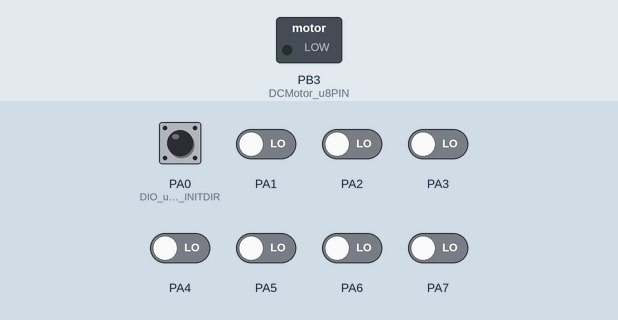
Simulated run of this program. Board: ATmega32, built with avr-gcc and emulated at 4 MHz. Parts: switched loads named in the program (green lamp = pin HIGH). Inputs (shaded band) come from the test bench; at power-on: PA0 (DIO_u8PIN0_INITDIR), PA1–7 LOW.

Above: at 1.2 s.
1.3 s: PA0 (DIO_u8PIN0_INITDIR) driven HIGH and PA1 driven HIGH
At 1.8 s:
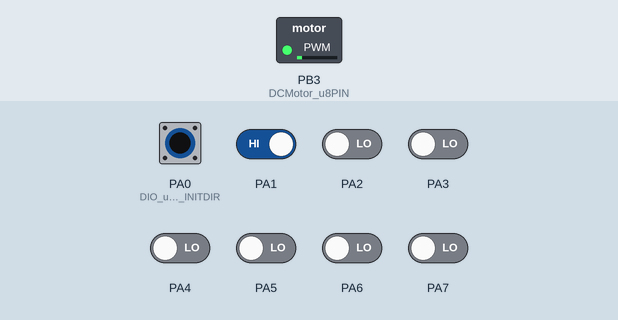
2.8 s: PA0 (DIO_u8PIN0_INITDIR) pulsed LOW 5 times (0.12 s each, 0.3 s apart)
At 3.37 s:
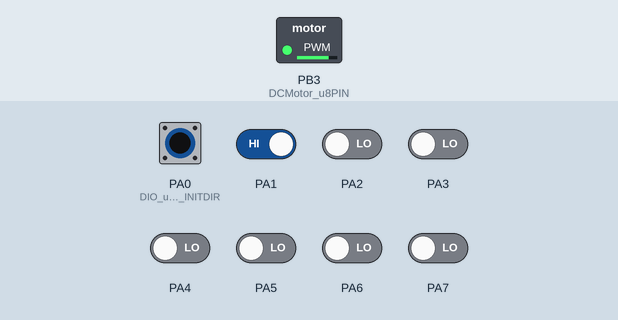
At 4.7 s:
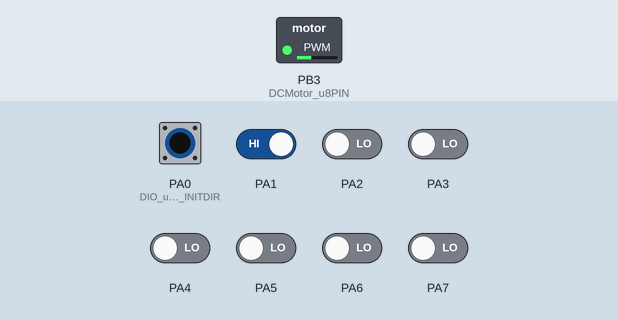
Timing chart, 0 to 6.2 s (numbered marks = the images above; inputs shaded):
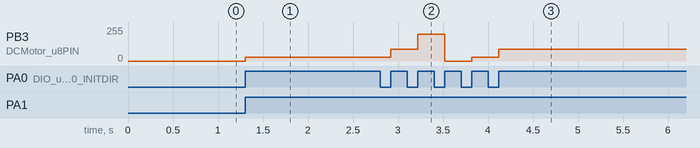

The program:

Main.c
```c
#include "Types.h"
#include "DIO_interface.h"
#include "TACTILE_interface.h"
#include"PWM_interface.h"
#include "DCMotor_interface.h"
#define SW1 1
#define SW2 2
#define FALSE 0
#define TRUE 1
#define RIGHT_DIR 0
#define LEFT_DIR 1
#define NULL 5
#define ON 1


 int main(void)
 {


u8 Local_u8SwCounter= 0;
u8 Local_u8Sw1Value,Local_u8Sw2Value,Flag1= FALSE,Flag2 = FALSE,State=0;
DIO_voidInit();
TACTILE_voidInit();
PWM_init();
DCMotor_voidInit();


 while(1)
 {
///////////////////////////////System State/////////////////////////////////////////
	 TACTILE_u8GetButtonState(SW2,&Local_u8Sw2Value);// Check the System Switch
	 if(Local_u8Sw2Value == PRESSED && Flag2 == FALSE)
	 {
		 Flag2 = TRUE;
		 State = ! State; // Toggle the System State ON or OFF
	 }
	 else if(Local_u8Sw2Value == RELEASED)
	 	 {
	 		 Flag2 = FALSE;
	 	 }
////////////////////////////////System Speed////////////////////////////////////////
	 if(State == ON)
	 {
	 TACTILE_u8GetButtonState(SW1,&Local_u8Sw1Value);// Check the System Speed
		 if(Local_u8Sw1Value == PRESSED && Flag1 == FALSE)
		 {
			 Flag1 = TRUE;

			 Local_u8SwCounter++;
			 if(Local_u8SwCounter == 4)
			 {
				 Local_u8SwCounter=0;

			 }
		 }
		 else if(Local_u8Sw1Value == RELEASED)
		 {
			 Flag1 = FALSE;

		 }
		 switch(Local_u8SwCounter)
		 {
		 case 0:
			 DCMotor_voidOff();
			 break;
		 case 1:
			 DCMotor_voidChangeSpeed(0);
			 break;
		 case 2:
			 DCMotor_voidChangeSpeed(1);

					 break;
		 case 3:
			 DCMotor_voidChangeSpeed(2);

						 break;
		 default :
			 break;

		 }

 }
/////////////////////////////////////////////////////////////////////////////////////////
	 else
	 {
		 DCMotor_voidOff();

	 }
 }
 return 0;
 }
```

DCMotor_interface.h
```c
/*
 * DCMotor_interface.h
 *
 *  Created on: Mar 30, 2016
 *      Author: LENOVO
 */

#ifndef _DCMOTOR_INTERFACE_H_
#define _DCMOTOR_INTERFACE_H_


extern void DCMotor_voidOn(void);

extern void DCMotor_voidOff(void);

extern void DCMotor_voidChangeSpeed(u8 copy_u8Speed);

extern void DCMotor_voidInit(void);

#endif /* DCMOTOR_INTERFACE_H_ */
```

DCMotor_prog.c
```c
/*
 * DCMotor_prog.c
 *
 *  Created on: Mar 30, 2016
 *      Author: LENOVO
 */

#include"types.h"
#include"DCMotor_config.h"
#include"DCMotor_private.h"
#include"DCMotor_interface.h"
#include"PWM_interface.h"

static u8 DCMotor_u8Speedflag;

const static  u8 DCMotor_ArrayOfSpeeds[3] = { DCMotor_SPEED1, DCMotor_SPEED2, DCMotor_SPEED3 };

extern void DCMotor_voidInit(void)
{
	DCMotor_u8Speedflag = DCMotor_INITSPEED;
#if DCMotor_INITSTATE == DCMotor_OFF
	PWM_Set_Duty_Cycle(DCMotor_OFF);

#elif DCMotor_INITSTATE == DCMotor_ON
	PWM_Set_Duty_Cycle(DCMotor_ArrayOfSpeeds[DCMotor_u8Speedflag]);

#endif
}

extern void DCMotor_voidOn(void)
{
	PWM_Set_Duty_Cycle(DCMotor_ArrayOfSpeeds[DCMotor_u8Speedflag]);
}

extern void DCMotor_voidOff(void)
{
	PWM_Set_Duty_Cycle(DCMotor_OFF);
}

extern void DCMotor_voidChangeSpeed(u8 copy_u8Speed)
{
	DCMotor_u8Speedflag = copy_u8Speed;
	PWM_Set_Duty_Cycle(DCMotor_ArrayOfSpeeds[DCMotor_u8Speedflag]);
}
```

PWM_interface.h
```c
/*
 * PWM_interface.h
 *
 *  Created on: Mar 31, 2016
 *      Author: LENOVO
 */

#ifndef _PWM_INTERFACE_H_
#define _PWM_INTERFACE_H_

extern void PWM_init(void);  //intialize pwm
extern void PWM_Set_Duty_Cycle(u8 copy_u8Duty);

#endif /* PWM_INTERFACE_H_ */
```

PWM_prog.c
```c
/*
 * PWM_prog.c
 *
 *  Created on: Mar 31, 2016
 *      Author: LENOVO
 */

#include "types.h"
#include "PWM_private.h"
#include "PWM_interface.h"
// initialize PWM
void PWM_init()
{
    // initialize timer0 in PWM mode
    TCCR0 |= (1<<WGM00)|(1<<COM01)|(1<<WGM01)|(1<<CS00);
    // make sure to make OC0 pin (pin PB3 for atmega32) as output pin
}

////////////
//set duty cycle
void PWM_Set_Duty_Cycle(u8 copy_u8Duty)
{
	u8 local_u8Duty= copy_u8Duty;

	OCR0=local_u8Duty;
}
```

TACTILE_interface.h
```c
/*
 * TACTILE_interface.h
 *
 *  Created on: Feb 16, 2016
 *      Author: bassam
 */

#ifndef TACTILE_INTERFACE_H_
#define TACTILE_INTERFACE_H_


#define PRESSED			1
#define RELEASED 		0

#define SINGLE			0
#define MULTI			1
extern void TACTILE_voidInit();

extern void TACTILE_u8GetButtonState(u8 Copy_u8ButtonIdx,u8 *Copy_u8ButtonVal);


#endif /* TACTILE_INTERFACE_H_ */
```

TACTILE_prog.c
```c
/*
 * TACTILE_prog.c
 *
 *  Created on: Feb 16, 2016
 *      Author: bassam
 */
#include "Types.h"
#include "TACTILE_private.h"
#include "TACTILE_interface.h"
#include "TACTILE_config.h"
#include "DIO_interface.h"

u8 SwitchPinArr[16]={SWITCH1PIN,SWITCH2PIN,SWITCH3PIN,SWITCH4PIN,SWITCH5PIN,SWITCH6PIN,SWITCH7PIN,SWITCH8PIN,SWITCH9PIN,SWITCH10PIN,SWITCH11PIN,
		SWITCH12PIN,SWITCH13PIN,SWITCH14PIN,SWITCH15PIN,SWITCH16PIN
};

static u8 ButtonsState[16]={RELEASED,RELEASED,RELEASED,RELEASED,RELEASED,RELEASED,RELEASED,RELEASED,RELEASED,RELEASED,RELEASED,RELEASED,RELEASED,RELEASED,RELEASED,RELEASED};

static u8 ButtonsPressedFlag[16]={RELEASED,RELEASED,RELEASED,RELEASED,RELEASED,RELEASED,RELEASED,RELEASED,RELEASED,RELEASED,RELEASED,RELEASED,RELEASED,RELEASED,RELEASED,RELEASED};

static u8 ButtonsLowCounter[16]={0,0,0,0,0,0,0,0,0,0,0,0,0,0,0,0};

static u8 ButtonsHighCounter[16]={0,0,0,0,0,0,0,0,0,0,0,0,0,0,0,0};


static u8 ButtonVal=0;


extern void TACTILE_voidInit()
{}


extern void TACTILE_u8GetButtonState(u8 Copy_u8ButtonIdx,u8 *Copy_u8ButtonVal)
{
	DIO_u8ReadPinVal(SwitchPinArr[Copy_u8ButtonIdx-1],&ButtonVal);
	switch (ButtonsState[Copy_u8ButtonIdx-1])
		{
		case RELEASED:
			if(ButtonVal==1)
				{
					ButtonsState[Copy_u8ButtonIdx-1]=BOUNCE;
					ButtonsPressedFlag[Copy_u8ButtonIdx-1]=RELEASED;
					*Copy_u8ButtonVal=RELEASED;
				}
			else
			{
				*Copy_u8ButtonVal=RELEASED;
			}
			break;
		case PRESSED:
			if(ButtonVal==0)
					{
				ButtonsState[Copy_u8ButtonIdx-1]=BOUNCE;
				ButtonsPressedFlag[Copy_u8ButtonIdx-1]=PRESSED;
				*Copy_u8ButtonVal=PRESSED;
					}
			else
			{
				*Copy_u8ButtonVal=PRESSED;
			}
			break;
		case BOUNCE:
			if(ButtonVal==1)
			{
				ButtonsLowCounter[Copy_u8ButtonIdx-1]=0;
				ButtonsHighCounter[Copy_u8ButtonIdx-1]+=1;
				*Copy_u8ButtonVal=ButtonsPressedFlag[Copy_u8ButtonIdx-1];
			}
			else
			{
				ButtonsHighCounter[Copy_u8ButtonIdx-1]=0;
				ButtonsLowCounter[Copy_u8ButtonIdx-1]+=1;
				*Copy_u8ButtonVal=ButtonsPressedFlag[Copy_u8ButtonIdx-1];
			}
			if(ButtonsHighCounter[Copy_u8ButtonIdx-1]==BOUNCETIME)
			{
				ButtonsState[Copy_u8ButtonIdx-1]=PRESSED;
				ButtonsHighCounter[Copy_u8ButtonIdx-1]=0;
				*Copy_u8ButtonVal=PRESSED;
			}
			else if (ButtonsLowCounter[Copy_u8ButtonIdx-1]==BOUNCETIME)
			{
				ButtonsState[Copy_u8ButtonIdx-1]=RELEASED;
				ButtonsLowCounter[Copy_u8ButtonIdx-1]=0;
				*Copy_u8ButtonVal=RELEASED;
			}
			else
			{

			}

			break;
		default:
			break;
		}

}
```

Types.h
```c
#ifndef _TYPES_H_
#define _TYPES_H_

typedef  unsigned char			u8;
typedef  signed char			s8;
typedef  unsigned short int		u16;
typedef  signed short int		s16;
typedef  unsigned long int		u32;
typedef  signed long int		s32;
typedef  unsigned long long int	u64;
typedef  signed long long int	s64;
typedef  float					f32;
typedef  double					f64;

/*comment!: Status*/
#define u8OK			1
#define u8ERROR			0

#endif /* _TYPES_H_ */
```

Util.h
```c
#ifndef _UTIL_H_
#define _UTIL_H

#define	GET_BIT(reg,n)				(((reg)>>(n))&1)
#define SET_BIT(reg,n)				(reg|=(1<<n))
#define CLR_BIT(reg,n)				(reg&=~(1<<n))//??
#define TOGGLE_BIT(reg,n)			(reg^=(1<<n))

#define	GET_REG(reg)				(reg)
#define SET_REG(reg)				((reg)=0XFF)
#define CLR_REG(reg)				((reg)=0X00)
#define TOGGLE_REG(reg)				((reg)^=0xFF) //((reg)~=(reg))
#define ASSIGN_REG(reg,value)		((reg)=(value))

#define	GET_LOW_NIB(reg)			((reg)&0X0F)
#define SET_LOW_NIB(reg)			((reg)|=0X0F)
#define CLR_LOW_BIT(reg)			((reg)&=0XF0)
#define TOGGLE_LOW_NIB(reg)			((reg)^=0X0F)
#define ASSIGN_LOW_NIB(reg,value)	((reg)=(((reg)&0XF0)|((value)&0x0F))) //??

#define	GET_HIGH_NIB(reg)			(((reg)&0XF0)>>4)
#define SET_HIGH_NIB(reg)			((reg)|=0XF0)
#define CLR_HIGH_BIT(reg)			((reg)&=0X0F)
#define TOGGLE_HIGH_NIB(reg)		((reg)^=0XF0)
#define ASSIGN_HIGH_NIB(reg)		((reg)=((value<<4)|(reg&0X0F)))

#endif /* _UTIL_H_ */
```

DCMotor_config.h
```c
/*
 * DCMotor_config.h
 *
 *  Created on: Mar 30, 2016
 *      Author: LENOVO
 */

#ifndef DCMOTOR_CONFIG_H_
#define DCMOTOR_CONFIG_H_

/***************************************/
/************MOTOR PINS*****************/
/***************************************/

/*comment!: PIN intial direction*/
/*Range! : DIO_u8PIN0 ~ DIO_u8PIN31*/
#define DCMotor_u8PIN DIO_u8PIN11

/*comment!: DCmotor intial state*/
/*Range! : DCMotor_ON ~ DCMotor_OFF*/
#define DCMotor_INITSTATE DCMotor_ON

/*comment!: DCmotor intial speed*/
/*Range! : DCMotor_SPEED_1 ~ DCMotor_SPEED_3*/
#define DCMotor_INITSPEED DCMotor_SPEED_1


#endif /* DCMOTOR_CONFIG_H_ */
```

TACTILE_config.h
```c
/*
 * TACTILE_config.h
 *
 *  Created on: Feb 16, 2016
 *      Author: bassam
 */

#ifndef TACTILE_CONFIG_H_
#define TACTILE_CONFIG_H_

#define SWITCHNUM		2


#define SWITCH1			1
#define SWITCH2			2
#define	SWITCH3			3
#define	SWITCH4			4
#define SWITCH5			5
#define SWITCH6			6
#define SWITCH7			7
#define SWITCH8			8
#define SWITCH9			9
#define SWITCH10		10
#define SWITCH11		11
#define SWITCH12		12
#define SWITCH13		13
#define SWITCH14		14
#define SWITCH15		15
#define SWITCH16		16


#define SWITCH1PIN		0
#define SWITCH2PIN		1
#define SWITCH3PIN		3
#define SWITCH4PIN		3
#define SWITCH5PIN		3
#define SWITCH6PIN		3
#define SWITCH7PIN		3
#define SWITCH8PIN		3
#define SWITCH9PIN		3
#define SWITCH10PIN		3
#define SWITCH11PIN		3
#define SWITCH12PIN		3
#define SWITCH13PIN		3
#define SWITCH14PIN		3
#define SWITCH15PIN		3
#define SWITCH16PIN		3


#define BOUNCETIME		10

#endif /* TACTILE_CONFIG_H_ */
```

DCMotor_private.h
```c
/*
 * DCMotor_private.h
 *
 *  Created on: Mar 30, 2016
 *      Author: LENOVO
 */

#ifndef DCMOTOR_PRIVATE_H_
#define DCMOTOR_PRIVATE_H_

/****************************/
#define DCMotor_RIGHTDIR 1
#define DCMotor_LEFTDIR 0

#define DCMotor_OFF 0
#define DCMotor_ON 1

#define DCMotor_SPEED1 30
#define DCMotor_SPEED2 90
#define DCMotor_SPEED3 200

#define DCMotor_SPEED_1 0
#define DCMotor_SPEED_2 1
#define DCMotor_SPEED_3 2

#endif /* DCMOTOR_PRIVATE_H_ */
```

DIO_config.h
```c
/*
 * DIO_config.h

 *
 *  Created on: 28/1/2016
 *      Author: Mustafa
 */

#ifndef _DIO_CONFIG_H_
#define _DIO_CONFIG_H_
/*comment!: PIN intial direction*/
/*Range! : DIO_u8HIGH ~ DIO_U8OUTPUT */
/*comment!: PIN INITDIR index values*/
#define DIO_u8PIN0_INITDIR      DIO_u8INPUT
#define DIO_u8PIN1_INITDIR      DIO_u8INPUT
#define DIO_u8PIN2_INITDIR      DIO_u8INPUT
#define DIO_u8PIN3_INITDIR      DIO_u8INPUT
#define DIO_u8PIN4_INITDIR      DIO_u8INPUT
#define DIO_u8PIN5_INITDIR      DIO_u8INPUT
#define DIO_u8PIN6_INITDIR      DIO_u8INPUT
#define DIO_u8PIN7_INITDIR      DIO_u8INPUT
#define DIO_u8PIN8_INITDIR      DIO_u8INPUT
#define DIO_u8PIN9_INITDIR      DIO_u8INPUT
#define DIO_u8PIN10_INITDIR     DIO_u8INPUT
#define DIO_u8PIN11_INITDIR     DIO_u8OUTPUT
#define DIO_u8PIN12_INITDIR     DIO_u8INPUT
#define DIO_u8PIN13_INITDIR     DIO_u8INPUT
#define DIO_u8PIN14_INITDIR     DIO_u8INPUT
#define DIO_u8PIN15_INITDIR     DIO_u8INPUT
#define DIO_u8PIN16_INITDIR     DIO_u8INPUT
#define DIO_u8PIN17_INITDIR     DIO_u8INPUT
#define DIO_u8PIN18_INITDIR     DIO_u8INPUT
#define DIO_u8PIN19_INITDIR     DIO_u8INPUT
#define DIO_u8PIN20_INITDIR     DIO_u8INPUT
#define DIO_u8PIN21_INITDIR     DIO_u8INPUT
#define DIO_u8PIN22_INITDIR     DIO_u8INPUT
#define DIO_u8PIN23_INITDIR     DIO_u8INPUT
#define DIO_u8PIN24_INITDIR     DIO_u8INPUT
#define DIO_u8PIN25_INITDIR     DIO_u8INPUT
#define DIO_u8PIN26_INITDIR     DIO_u8INPUT
#define DIO_u8PIN27_INITDIR     DIO_u8INPUT
#define DIO_u8PIN28_INITDIR     DIO_u8INPUT
#define DIO_u8PIN29_INITDIR     DIO_u8INPUT
#define DIO_u8PIN30_INITDIR     DIO_u8INPUT
#define DIO_u8PIN31_INITDIR     DIO_u8INPUT

/*comment!: PIN INITVALindex values*/
/*Range! : DIO_u8HIGH ~ DIO_U8LOW */
#define DIO_u8PIN0_INITVAL     DIO_u8LOW
#define DIO_u8PIN1_INITVAL     DIO_u8LOW
#define DIO_u8PIN2_INITVAL     DIO_u8LOW
#define DIO_u8PIN3_INITVAL     DIO_u8LOW
#define DIO_u8PIN4_INITVAL     DIO_u8LOW
#define DIO_u8PIN5_INITVAL     DIO_u8LOW
#define DIO_u8PIN6_INITVAL     DIO_u8LOW
#define DIO_u8PIN7_INITVAL     DIO_u8LOW
#define DIO_u8PIN8_INITVAL     DIO_u8LOW
#define DIO_u8PIN9_INITVAL     DIO_u8LOW
#define DIO_u8PIN10_INITVAL    DIO_u8LOW
#define DIO_u8PIN11_INITVAL    DIO_u8LOW
#define DIO_u8PIN12_INITVAL    DIO_u8LOW
#define DIO_u8PIN13_INITVAL    DIO_u8LOW
#define DIO_u8PIN14_INITVAL    DIO_u8LOW
#define DIO_u8PIN15_INITVAL    DIO_u8LOW
#define DIO_u8PIN16_INITVAL    DIO_u8LOW
#define DIO_u8PIN17_INITVAL    DIO_u8LOW
#define DIO_u8PIN18_INITVAL    DIO_u8LOW
#define DIO_u8PIN19_INITVAL    DIO_u8LOW
#define DIO_u8PIN20_INITVAL    DIO_u8LOW
#define DIO_u8PIN21_INITVAL    DIO_u8LOW
#define DIO_u8PIN22_INITVAL    DIO_u8LOW
#define DIO_u8PIN23_INITVAL    DIO_u8LOW
#define DIO_u8PIN24_INITVAL    DIO_u8LOW
#define DIO_u8PIN25_INITVAL    DIO_u8LOW
#define DIO_u8PIN26_INITVAL    DIO_u8LOW
#define DIO_u8PIN27_INITVAL    DIO_u8LOW
#define DIO_u8PIN28_INITVAL    DIO_u8LOW
#define DIO_u8PIN29_INITVAL    DIO_u8LOW
#define DIO_u8PIN30_INITVAL    DIO_u8LOW
#define DIO_u8PIN31_INITVAL    DIO_u8LOW


#endif /*DIO_CONFIG_H_*/
```

DIO_interface.h
```c
/*
 * DIO_interface.h
 *
 *  Created on: 28/1/2016
 *      Author: Mustafa
 */
#ifndef _DIO_INTERFACE_H_
#define _DIO_INTERFACE_H_
/*********************************************************************/
/***********************public def***********************************/
/*******************************************************************/
/*comment!:pin index values*/
#define DIO_u8PIN0 0
#define DIO_u8PIN1 1
#define DIO_u8PIN2 2
#define DIO_u8PIN3 3
#define DIO_u8PIN4 4
#define DIO_u8PIN5 5
#define DIO_u8PIN6 6
#define DIO_u8PIN7 7
#define DIO_u8PIN8 8
#define DIO_u8PIN9 9
#define DIO_u8PIN10 10
#define DIO_u8PIN11 11
#define DIO_u8PIN12 12
#define DIO_u8PIN13 13
#define DIO_u8PIN14 14
#define DIO_u8PIN15 15
#define DIO_u8PIN16 16
#define DIO_u8PIN17 17
#define DIO_u8PIN18 18
#define DIO_u8PIN19 19
#define DIO_u8PIN20 20
#define DIO_u8PIN21 21
#define DIO_u8PIN22 22
#define DIO_u8PIN23 23
#define DIO_u8PIN24 24
#define DIO_u8PIN25 25
#define DIO_u8PIN26 26
#define DIO_u8PIN27 27
#define DIO_u8PIN28 28
#define DIO_u8PIN29 29
#define DIO_u8PIN30 30
#define DIO_u8PIN31 31

/*comment!:PORT index values*/
#define DIO_u8PORT0  0
#define DIO_u8PORT1  1
#define DIO_u8PORT2  2
#define DIO_u8PORT3  3

/*comment!:Digital I/O value */
#define DIO_u8HIGH   1
#define DIO_u8LOW   0
#define DIO_u8PORTHIGH 255

/*comment!:Digital I/O Direction */
#define DIO_u8INPUT   0
#define DIO_u8OUTPUT  1
/*comment!:State*/


/*********************************************************************/
/***************************public function***************************/
/*********************************************************************/
/*comment!:read pin value*/
extern u8 DIO_u8ReadPinVal(u8 copy_u8ChIdx,u8* copy_u8ptrToVal);

/*comment!:write pin value*/
extern u8 DIO_u8WritePinVal(u8 copy_u8ChIdx,u8 copy_u8PinVal);

/*comment!:read port value*/
extern u8 DIO_u8ReadPortVal(u8 copy_u8PortIdx,u8* copy_u8ptrToVal);

/*comment!:write port value*/
extern u8 DIO_u8WritePortVal(u8 copy_u8PortIdx,u8 copy_u8PortVal);

/*comment!:read pin direction*/
extern u8 DIO_u8ReadPinDir(u8 copy_u8PinIdx,u8* copy_u8PtrToDir);

/*comment!:write pin direction*/
extern u8 DIO_u8WritePinDir(u8 copy_u8PinIdx,u8 copy_u8PinDir);

/*comment!:read port direction*/
extern u8 DIO_u8ReadPortDir(u8 copy_u8PortIdx,u8* copy_u8PtrToDir);

/*comment!:write port direction*/
extern u8 DIO_u8WritePortDir(u8 copy_u8PortIdx,u8 copy_u8PortDir);


/*comment!:initialize function*/
extern void DIO_voidInit(void);
#endif /*DIO_INTERFACE_H_*/
```

DIO_private.h
```c
/*
 * DIO_private.h
 *
 *  Created on: Jan 27, 2016
 *      Author: mustafa
 */

#ifndef DIO_PRIVATE_H_
#define DIO_PRIVATE_H_

#define conc(x0,x1,x2,x3,x4,x5,x6,x7) conchelper(x0,x1,x2,x3,x4,x5,x6,x7)
#define conchelper(y0,y1,y2,y3,y4,y5,y6,y7) 0b##y7##y6##y5##y4##y3##y2##y1##y0
#define PININPORT 4
#define NUMBER_OF_PINS 31
#define NUMBER_OF_PINS_PORT 8


#define DIO_u8PORTA_DIR conc(DIO_u8PIN0_INITDIR,DIO_u8PIN1_INITDIR,DIO_u8PIN2_INITDIR,DIO_u8PIN3_INITDIR,DIO_u8PIN4_INITDIR,DIO_u8PIN5_INITDIR,DIO_u8PIN6_INITDIR,DIO_u8PIN7_INITDIR)
#define DIO_u8PORTB_DIR conc(DIO_u8PIN8_INITDIR,DIO_u8PIN9_INITDIR,DIO_u8PIN10_INITDIR,DIO_u8PIN11_INITDIR,DIO_u8PIN12_INITDIR,DIO_u8PIN13_INITDIR,DIO_u8PIN14_INITDIR,DIO_u8PIN15_INITDIR)
#define DIO_u8PORTC_DIR conc(DIO_u8PIN16_INITDIR,DIO_u8PIN17_INITDIR,DIO_u8PIN18_INITDIR,DIO_u8PIN19_INITDIR,DIO_u8PIN20_INITDIR,DIO_u8PIN21_INITDIR,DIO_u8PIN22_INITDIR,DIO_u8PIN23_INITDIR)
#define DIO_u8PORTD_DIR conc(DIO_u8PIN24_INITDIR,DIO_u8PIN25_INITDIR,DIO_u8PIN26_INITDIR,DIO_u8PIN27_INITDIR,DIO_u8PIN28_INITDIR,DIO_u8PIN29_INITDIR,DIO_u8PIN30_INITDIR,DIO_u8PIN31_INITDIR)

#define DIO_u8PORTA_VAL conc(DIO_u8PIN0_INITVAL,DIO_u8PIN1_INITVAL,DIO_u8PIN2_INITVAL,DIO_u8PIN3_INITVAL,DIO_u8PIN4_INITVAL,DIO_u8PIN5_INITVAL,DIO_u8PIN6_INITVAL,DIO_u8PIN7_INITVAL)
#define DIO_u8PORTB_VAL conc(DIO_u8PIN8_INITVAL,DIO_u8PIN9_INITVAL,DIO_u8PIN10_INITVAL,DIO_u8PIN11_INITVAL,DIO_u8PIN12_INITVAL,DIO_u8PIN13_INITVAL,DIO_u8PIN14_INITVAL,DIO_u8PIN15_INITVAL)
#define DIO_u8PORTC_VAL conc(DIO_u8PIN16_INITVAL,DIO_u8PIN17_INITVAL,DIO_u8PIN18_INITVAL,DIO_u8PIN19_INITVAL,DIO_u8PIN20_INITVAL,DIO_u8PIN21_INITVAL,DIO_u8PIN22_INITVAL,DIO_u8PIN23_INITVAL)
#define DIO_u8PORTD_VAL conc(DIO_u8PIN24_INITVAL,DIO_u8PIN25_INITVAL,DIO_u8PIN26_INITVAL,DIO_u8PIN27_INITVAL,DIO_u8PIN28_INITVAL,DIO_u8PIN29_INITVAL,DIO_u8PIN30_INITVAL,DIO_u8PIN31_INITVAL)

#define DIO_u8PORTA ((volatile u8*)(0x3B))
#define DIO_u8DDRA ((volatile u8*)(0x3A))
#define DIO_u8PINA ((volatile u8*)(0x39))
#define DIO_u8PORTB ((volatile u8*)(0x38))
#define DIO_u8DDRB ((volatile u8*)(0x37))
#define DIO_u8PINB ((volatile u8*)(0x36))
#define DIO_u8PORTC ((volatile u8*)(0x35))
#define DIO_u8DDRC ((volatile u8*)(0x34))
#define DIO_u8PINC ((volatile u8*)(0x33))
#define DIO_u8PORTD ((volatile u8*)(0x32))
#define DIO_u8DDRD ((volatile u8*)(0x31))
#define DIO_u8PIND ((volatile u8*)(0x30))

#endif
/* DIO_PRIVATE_H_ */
```

PWM_private.h
```c
/*
 * PWM_private.h
 *
 *  Created on: Mar 31, 2016
 *      Author: LENOVO
 */

#ifndef PWM_PRIVATE_H_
#define PWM_PRIVATE_H_

#define TCCR0      *((volatile u8*)(0x53))
#define DDRB       *((volatile u8*)(0x37))
#define OCR0       *((volatile u8*)(0x5C))


#define CS00    0
#define CS01    1
#define CS02    2
#define WGM01   3
#define COM00   4
#define COM01   5
#define WGM00   6
#define FOC0    7

#define PB0     0
#define PB1     1
#define PB2     2
#define PB3     3
#define PB4     4
#define PB5     5
#define PB6     6
#define PB7     7

#endif /* PWM_PRIVATE_H_ */
```

Source omitted: DIO_prog.c (5048 bytes), TACTILE_private.h (190 bytes)

Measured:
- after the input at 1.3 s, PB3 (DCMotor_u8PIN): 0/255 → 30/255 at once
- after the input at 2.8 s, PB3 (DCMotor_u8PIN): 30/255 → 90/255 after 0.12 s, → 200/255 0.30 s later, → 0/255 0.30 s later, → 30/255 0.30 s later, … (5 changes in this stretch)
